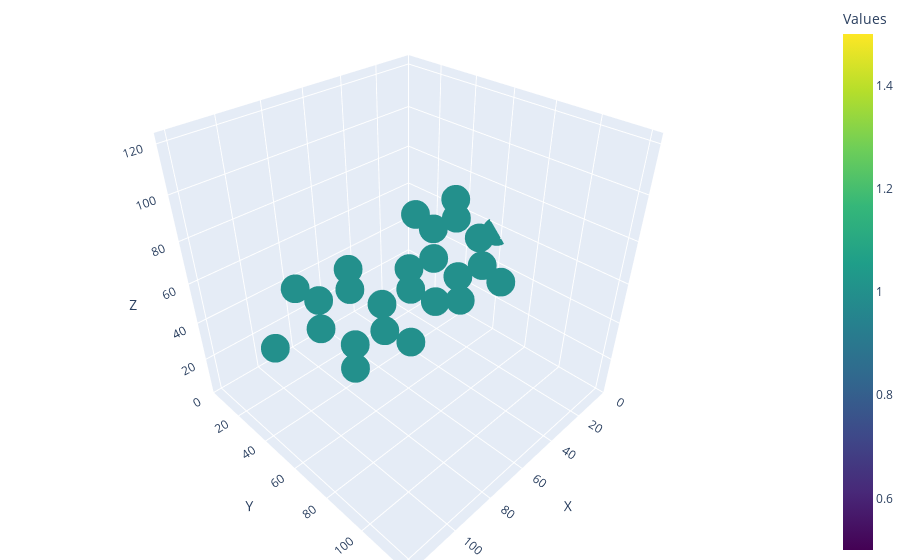
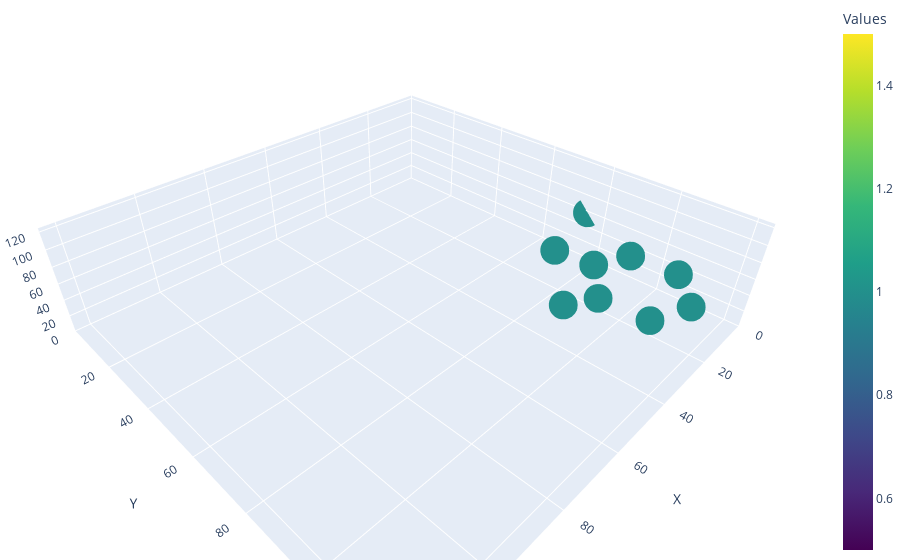

Notebook cell for these charts, in order:
### Code cell
# Define a rotation matrix (e.g., rotate 45 degrees around the Z-axis)
angle_degrees = 45
angle_radians = np.radians(angle_degrees)
rotation_matrix = np.array([
    [np.cos(angle_radians), -np.sin(angle_radians), 0],
    [np.sin(angle_radians), np.cos(angle_radians), 0],
    [0, 0, 1]
])

# Rotate the 3D grid
rotated_grid = rotate_3d_grid(sub_grid[1], rotation_matrix)

plot_empty_grid(sub_grid[1])
plot_empty_grid(rotated_grid)

### Figure 1 — Plotly figure (JSON) as saved in the notebook; plotly's stock layout.template omitted (floating-point values rounded to 4 significant figures)
{"data": [{"marker": {"color": [1, 1, 1, 1, 1, 1, 1, 1, 1, 1, 1, 1, 1, 1, 1, 1, 1, 1, 1, 1, 1, 1, 1, 1, 1], "colorbar": {"title": {"text": "Values"}}, "colorscale": [[0, "#440154"], [0.1111, "#482878"], [0.2222, "#3e4989"], [0.3333, "#31688e"], [0.4444, "#26828e"], [0.5556, "#1f9e89"], [0.6667, "#35b779"], [0.7778, "#6ece58"], [0.8889, "#b5de2b"], [1, "#fde725"]], "size": 10}, "mode": "markers", "type": "scatter3d", "x": [0, 10, 10, 14, 16, 18, 30, 32, 34, 38, 38, 52, 56, 60, 74, 75, 79, 81, 83, 95, 97, 99, 103, 104, 122], "y": [57, 40, 55, 72, 46, 64, 45, 62, 38, 53, 69, 52, 71, 61, 39, 60, 80, 48, 70, 46, 69, 37, 57, 77, 55], "z": [56, 70, 56, 42, 65, 49, 65, 49, 71, 57, 43, 58, 53, 56, 62, 56, 51, 60, 53, 61, 54, 64, 58, 52, 59]}], "layout": {"margin": {"b": 0, "l": 0, "r": 0, "t": 0}, "scene": {"xaxis": {"range": [0, 124], "title": {"text": "X"}}, "yaxis": {"range": [0, 124], "title": {"text": "Y"}}, "zaxis": {"range": [0, 124], "title": {"text": "Z"}}}}}

### Figure 2 — Plotly figure (JSON) as saved in the notebook; plotly's stock layout.template omitted (floating-point values rounded to 4 significant figures)
{"data": [{"marker": {"color": [1, 1, 1, 1, 1, 1, 1, 1, 1], "colorbar": {"title": {"text": "Values"}}, "colorscale": [[0, "#440154"], [0.1111, "#482878"], [0.2222, "#3e4989"], [0.3333, "#31688e"], [0.4444, "#26828e"], [0.5556, "#1f9e89"], [0.6667, "#35b779"], [0.7778, "#6ece58"], [0.8889, "#b5de2b"], [1, "#fde725"]], "size": 10}, "mode": "markers", "type": "scatter3d", "x": [0, 9, 11, 20, 23, 25, 33, 35, 44], "y": [74, 108, 95, 117, 91, 80, 113, 100, 96], "z": [58, 53, 56, 54, 60, 62, 58, 61, 64]}], "layout": {"margin": {"b": 0, "l": 0, "r": 0, "t": 0}, "scene": {"xaxis": {"range": [0, 124], "title": {"text": "X"}}, "yaxis": {"range": [0, 124], "title": {"text": "Y"}}, "zaxis": {"range": [0, 124], "title": {"text": "Z"}}}}}
